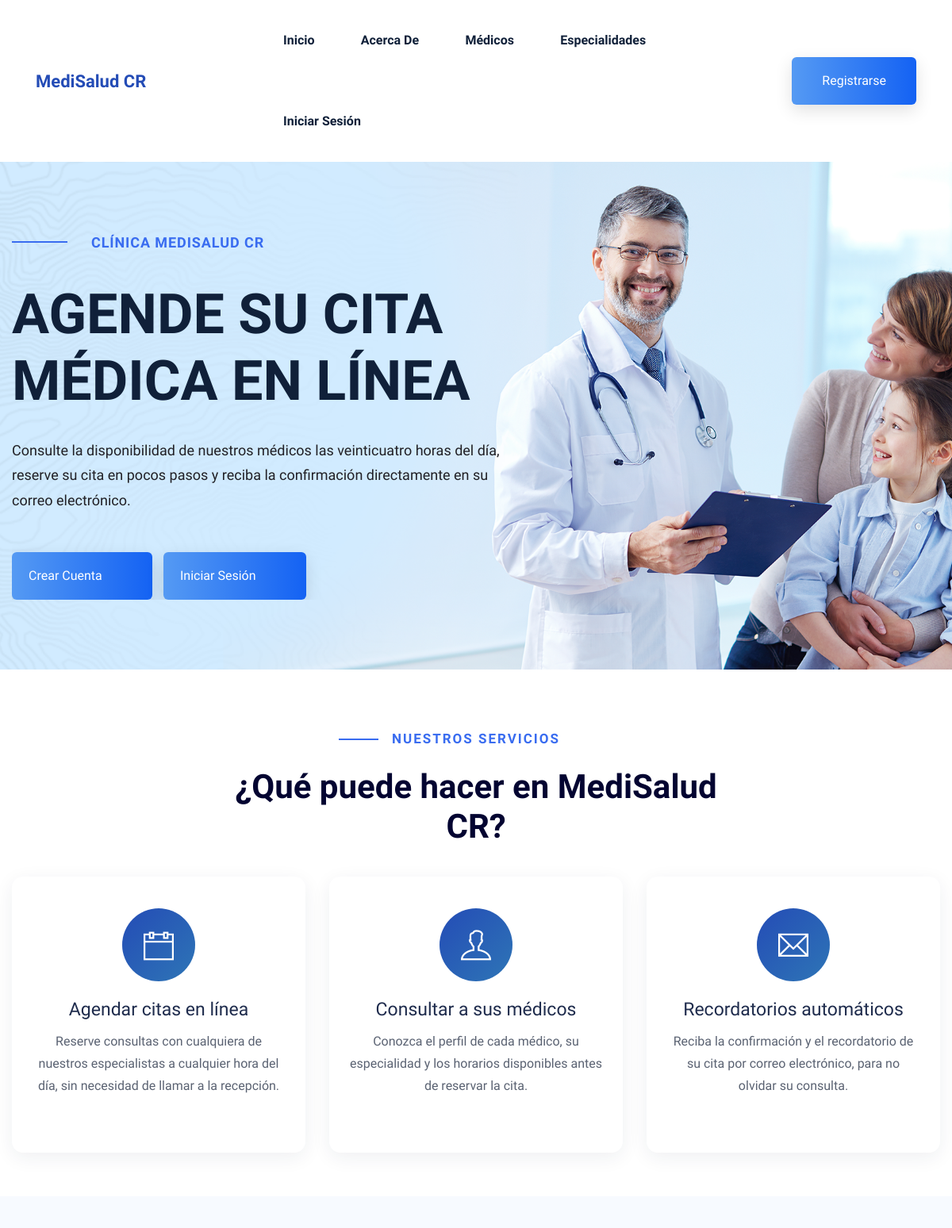
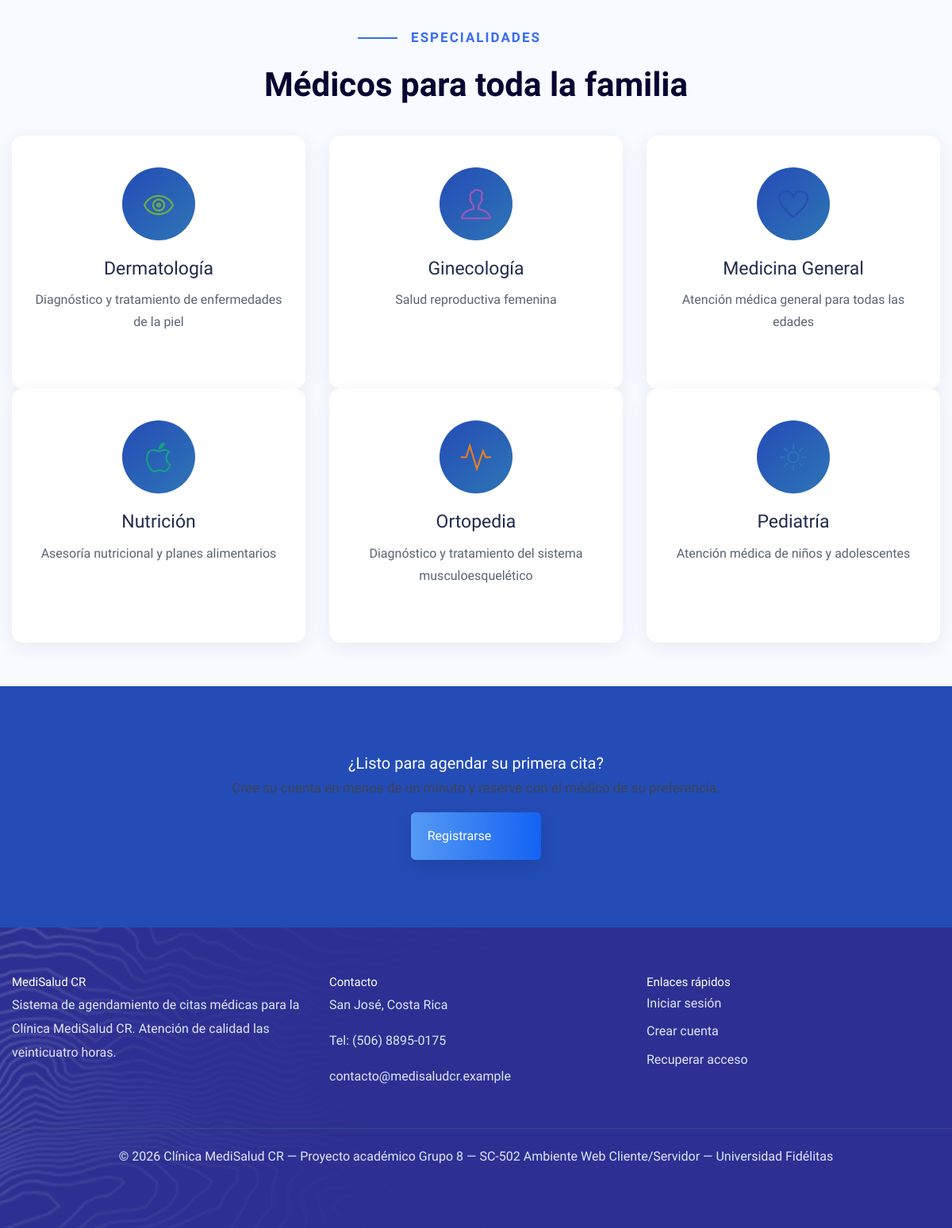
The page /View/vInicio/Principal.php on the database its author committed (2 pictures, top to bottom).
### tables this page shows
CREATE TABLE especialidades (
  id          INT AUTO_INCREMENT PRIMARY KEY,
  nombre      VARCHAR(100) NOT NULL UNIQUE,
  descripcion TEXT,
  icono       VARCHAR(50) NOT NULL DEFAULT 'ti-heart',
  color       VARCHAR(7)  NOT NULL DEFAULT '#244cb6'
);

### Model/MedicosModel.php (called while the page is built, shortened)
<?php
    function ListarEspecialidadesModel()
    {
        try
        {
            $conn = OpenDB();
            $sql = "CALL sp_listar_especialidades()";
            $response = $conn -> query($sql);
            $datos = array();
            while($fila = $response -> fetch_assoc())
            {
                $datos[] = $fila;
            }
            return $datos;
        }
        catch(Exception $e)
        {
            AddError($e, 'ListarEspecialidadesModel');
            return array();
        }
    }

### Controller/CatalogosController.php (called while the page is built, shortened)
<?php
include_once $_SERVER['DOCUMENT_ROOT'] . '/MediSalud-CR/Model/MedicosModel.php';
function EspecialidadesPublicoControl()
{
    return ListarEspecialidadesModel();
}

### View/vInicio/Principal.php (the view, shortened to what this page needs)
<?php
include_once $_SERVER['DOCUMENT_ROOT'] . '/MediSalud-CR/Controller/CatalogosController.php';
$especialidades = EspecialidadesPublicoControl();
include_once '../LayoutExterno.php';
?>
<main>
    <div class="slider-area position-relative">
        <div class="slider-active">
            <div class="single-slider slider-height d-flex align-items-center" style="background-image:url(../../assets/img/hero/h1_hero.png); background-size:cover; background-position:center;">
                <div class="container">
                    <div class="row">
                        <div class="col-xl-7 col-lg-9 col-md-10">
                            <div class="hero__caption">
                                <span data-animation="fadeInLeft" data-delay=".4s">Clínica MediSalud CR</span>
                                <h1 data-animation="fadeInLeft" data-delay=".6s">Agende su cita médica en línea</h1>
                                <p data-animation="fadeInLeft" data-delay=".8s">
                                    Consulte la disponibilidad de nuestros médicos las veinticuatro horas
                                    del día, reserve su cita en pocos pasos y reciba la confirmación
                                    directamente en su correo electrónico.
                                </p>
                                <a href="RegistrarUsuarios.php" data-animation="fadeInLeft" data-delay="1.0s" class="btn hero-btn">Crear cuenta</a>
                                <a href="IniciarSesion.php" data-animation="fadeInLeft" data-delay="1.2s" class="btn hero-btn" style="margin-left:10px;">Iniciar sesión</a>
                            </div>
                        </div>
                    </div>
                </div>
            </div>
        </div>
    </div>
    <div class="categories-area section-padding30">
        <div class="container">
            <div class="row justify-content-center">
                <div class="col-xl-7 col-lg-8 col-md-10">
                    <div class="section-tittle text-center mb-55">
                        <span>Nuestros servicios</span>
                        <h2>¿Qué puede hacer en MediSalud CR?</h2>
                    </div>
                </div>
            </div>
            <div class="row">
                <div class="col-xl-4 col-lg-4 col-md-6">
                    <div class="single-cat text-center mb-50">
                        <div class="cat-icon"><i class="ti-calendar"></i></div>
                        <div class="cat-cap">
                            <h5>Agendar citas en línea</h5>
                            <p>Reserve consultas con cualquiera de nuestros especialistas a cualquier hora del día, sin necesidad de llamar a la recepción.</p>
                        </div>
                    </div>
                </div>
                <div class="col-xl-4 col-lg-4 col-md-6">
                    <div class="single-cat text-center mb-50">
                        <div class="cat-icon"><i class="ti-user"></i></div>
                        <div class="cat-cap">
                            <h5>Consultar a sus médicos</h5>
                            <p>Conozca el perfil de cada médico, su especialidad y los horarios disponibles antes de reservar la cita.</p>
                        </div>
                    </div>
                </div>
                <div class="col-xl-4 col-lg-4 col-md-6">
                    <div class="single-cat text-center mb-50">
                        <div class="cat-icon"><i class="ti-email"></i></div>
                        <div class="cat-cap">
                            <h5>Recordatorios automáticos</h5>
                            <p>Reciba la confirmación y el recordatorio de su cita por correo electrónico, para no olvidar su consulta.</p>
                        </div>
                    </div>
                </div>
            </div>
        </div>
    </div>
    <div class="department-area section-padding30" style="background:#f7faff;">
        <div class="container">
            <div class="row justify-content-center">
                <div class="col-xl-7 col-lg-8 col-md-10">
                    <div class="section-tittle text-center mb-55">
                        <span>Especialidades</span>
                        <h2>Médicos para toda la familia</h2>
                    </div>
                </div>
            </div>
            <div class="row">
                <?php foreach ($especialidades as $esp) { ?>
                    <div class="col-xl-4 col-lg-4 col-md-6">
                        <div class="single-cat text-center mb-30">
                            <div class="cat-icon">
                                <i class="<?php echo htmlspecialchars($esp['icono']); ?>"
                                   style="color:<?php echo htmlspecialchars($esp['color']); ?>;"></i>
                            </div>
                            <div class="cat-cap">
                                <h5><?php echo htmlspecialchars($esp['nombre']); ?></h5>
                                <p><?php echo htmlspecialchars($esp['descripcion'] ?? ''); ?></p>
                            </div>
                        </div>
                    </div>
                <?php } ?>
            </div>
        </div>
    </div>
    <div class="make-app-area pt-150 pb-150" style="background:#244cb6;">
        <div class="container">
            <div class="row justify-content-center">
                <div class="col-xl-8 col-lg-9 col-md-10 text-center" style="color:white;">
                    <h2 style="color:white;">¿Listo para agendar su primera cita?</h2>
                    <p>Cree su cuenta en menos de un minuto y reserve con el médico de su preferencia.</p>
                    <a href="RegistrarUsuarios.php" class="btn hero-btn">Registrarse</a>
                </div>
            </div>
        </div>
    </div>
</main>

### assets/css/medisalud.css (style rules this page uses)
body { font-size: 17px; }
main p, main li { font-size: 17px; line-height: 1.75; }
.section-padding30 { padding-top: 75px !important; padding-bottom: 55px !important; }
.pt-150 { padding-top: 85px !important; }
.pb-150 { padding-bottom: 85px !important; }
.slider-height { height: 640px !important; min-height: 0 !important; }
.mb-55 { margin-bottom: 38px !important; }
.mb-50 { margin-bottom: 30px !important; }
.section-tittle span { font-size: 17px; letter-spacing: 2px; }
.section-tittle h2 { font-size: 42px; }
.hero__caption span { font-size: 19px; }
.hero__caption p { font-size: 18px; }
.single-cat { background: #ffffff; border-radius: 14px; padding: 40px 26px; box-shadow: 0 6px 24px rgba(31, 44, 77, 0.07); transition: transform 0.3s ease, box-shadow 0.3s ease; height: 100%; }
.cat-icon { width: 92px; height: 92px; margin: 0 auto 22px; background: linear-gradient(135deg, #244cb6 0%, #2e75b6 100%); border-radius: 50%; display: flex; align-items: center; justify-content: center; }
.cat-icon i { font-size: 38px; color: #ffffff; }
.cat-cap h5 { font-size: 23px; color: #1f2c4d; margin-bottom: 12px; }
.cat-cap p { font-size: 16px; color: #5a6272; margin-bottom: 0; }
body, p, li, td, th, label, .form-group label { color: #3d4451; }
h1, h2, h3, h4, h5, h6 { color: #1f2c4d; }
main a { color: #244cb6; }
body { display: flex; flex-direction: column; min-height: 100vh; }
body > main { flex: 1 0 auto; }

### rows shown on the page
especialidades: nombre "Dermatología", descripcion "Diagnóstico y tratamiento de enfermedades de la piel"
especialidades: nombre "Ginecología", descripcion "Salud reproductiva femenina"
especialidades: nombre "Medicina General", descripcion "Atención médica general para todas las edades"
especialidades: nombre "Nutrición", descripcion "Asesoría nutricional y planes alimentarios"
especialidades: nombre "Ortopedia", descripcion "Diagnóstico y tratamiento del sistema musculoesquelético"
especialidades: nombre "Pediatría", descripcion "Atención médica de niños y adolescentes"
